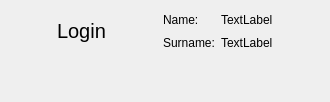
              <widget class="QWidget" name="MainUserInfo">
               <layout class="QGridLayout" name="gridLayout_16">
                <item row="0" column="0">
                 <layout class="QGridLayout" name="gridLayout_14">
                  <item row="0" column="3">
                   <widget class="QLabel" name="UserNameLabel">
                    <property name="text">
                     <string>TextLabel</string>
                    </property>
                   </widget>
                  </item>
                  <item row="1" column="3">
                   <widget class="QLabel" name="UserSurnameLabel">
                    <property name="text">
                     <string>TextLabel</string>
                    </property>
                   </widget>
                  </item>
                  <item row="0" column="2">
                   <widget class="QLabel" name="label_5">
                    <property name="text">
                     <string>Name:</string>
                    </property>
                   </widget>
                  </item>
                  <item row="0" column="1" rowspan="2">
                   <widget class="QLabel" name="UserLoginLabel">
                    <property name="minimumSize">
                     <size>
                      <width>100</width>
                      <height>40</height>
                     </size>
                    </property>
                    <property name="font">
                     <font>
                      <pointsize>15</pointsize>
                     </font>
                    </property>
                    <property name="text">
                     <string>Login</string>
                    </property>
                   </widget>
                  </item>
                  <item row="1" column="2">
                   <widget class="QLabel" name="label_6">
                    <property name="text">
                     <string>Surname:</string>
                    </property>
                   </widget>
                  </item>
                  <item row="0" column="4" rowspan="2">
                   <spacer name="horizontalSpacer_29">
                    <property name="orientation">
                     <enum>Qt::Horizontal</enum>
                    </property>
                    <property name="sizeType">
                     <enum>QSizePolicy::Preferred</enum>
                    </property>
                    <property name="sizeHint" stdset="0">
                     <size>
                      <width>40</width>
                      <height>20</height>
                     </size>
                    </property>
                   </spacer>
                  </item>
                  <item row="0" column="0" rowspan="2">
                   <spacer name="horizontalSpacer_30">
                    <property name="orientation">
                     <enum>Qt::Horizontal</enum>
                    </property>
                    <property name="sizeType">
                     <enum>QSizePolicy::Preferred</enum>
                    </property>
                    <property name="sizeHint" stdset="0">
                     <size>
                      <width>40</width>
                      <height>20</height>
                     </size>
                    </property>
                   </spacer>
                  </item>
                  <item row="2" column="0" colspan="5">
                   <spacer name="verticalSpacer_15">
                    <property name="orientation">
                     <enum>Qt::Vertical</enum>
                    </property>
                    <property name="sizeHint" stdset="0">
                     <size>
                      <width>20</width>
                      <height>40</height>
                     </size>
                    </property>
                   </spacer>
                  </item>
                 </layout>
                </item>
               </layout>
              </widget>
